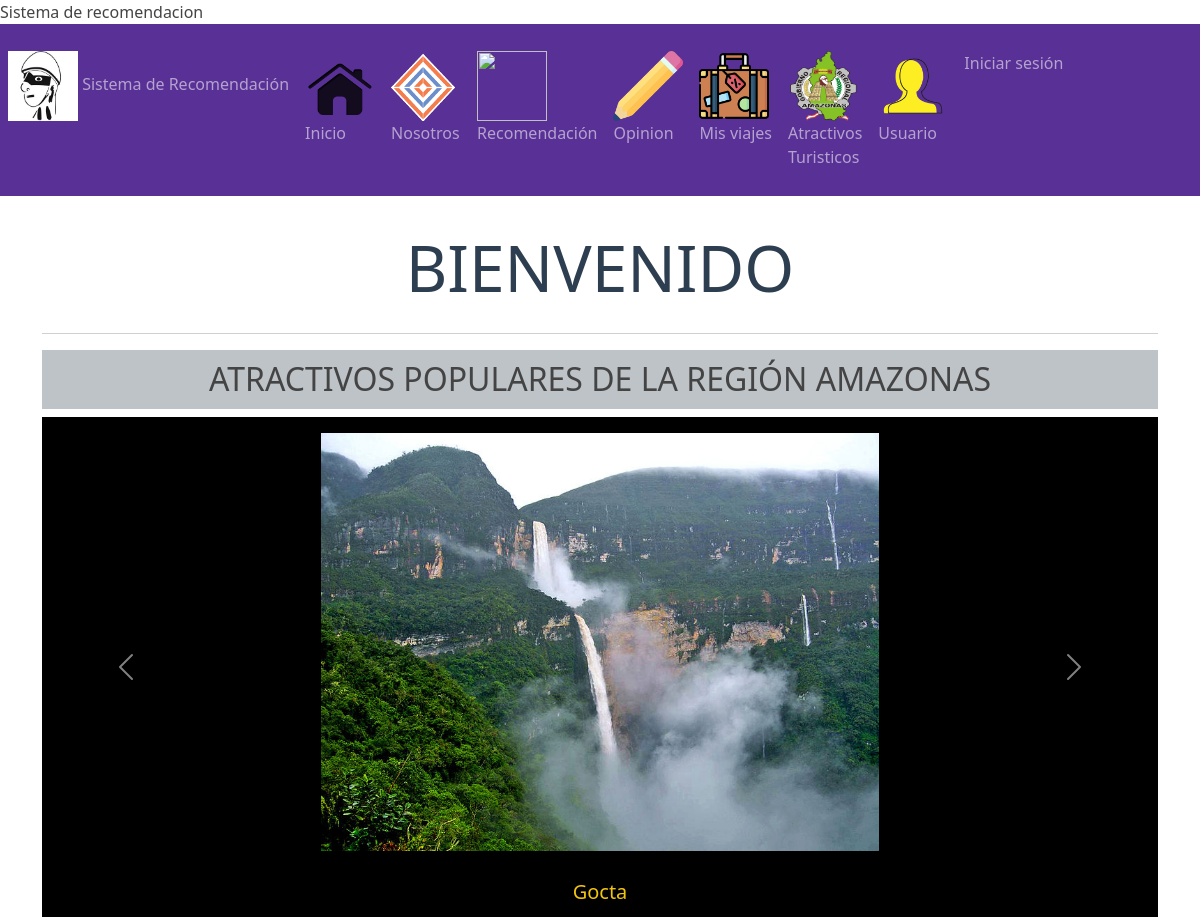
The page / on the database its author committed.
### tables this page shows
CREATE TABLE `atractivo_turistico` (
  `cod_atractivo_turistico` int(11) NOT NULL,
  `nombre_atractivo_turistico` varchar(50) NOT NULL,
  `imagen` varchar(1000) DEFAULT NULL,
  `descripcion` varchar(250) NOT NULL,
  `tipo_atractivo` varchar(50) NOT NULL,
  `provincia` varchar(50) NOT NULL,
  `tiempo_minimo` time NOT NULL,
  `tiempo_maximo` time NOT NULL,
  `latitud` varchar(15) NOT NULL,
  `longitud` varchar(15) NOT NULL,
  `altura` int(11) DEFAULT NULL,
  `precio_nacional` double DEFAULT NULL,
  `precio_extranjero` double DEFAULT NULL,
  `precio_guia` double DEFAULT NULL,
  `telefono` varchar(50) DEFAULT NULL,
  `clima` int(11) NOT NULL,
  `discapacidad` varchar(40) NOT NULL,
  `enfermedades` varchar(40) NOT NULL,
  `motivacion` int(11) NOT NULL,
  `actividad` int(11) NOT NULL,
  `presupuesto` double NOT NULL,
  `Hotel` int(11) NOT NULL,
  `Restaurante` int(11) NOT NULL
);

### index.php (the view, shortened to what this page needs)
<?php include("template/cabecera_nu.php");?>
    <div class="jumbotron">
        <h1 class="display-3">BIENVENIDO </h1>
        <hr class="my-2">
    </div>
    <?php
include('administrador/config/bd.php');
$sentenciaSQL = $conexion->prepare("SELECT * FROM atractivo_turistico ");
$sentenciaSQL->execute();
$listaAtractivos = $sentenciaSQL->fetchAll(PDO::FETCH_ASSOC);
?>
<h2>ATRACTIVOS POPULARES DE LA REGIÓN AMAZONAS</h2>
<div class="contenedor" >
      <div id="carouselExampleControls" class="carousel slide" data-bs-ride="carousel" >
  <div class="carousel-inner" id="mydiv">
  <?php
    $cont = 0;
    foreach ($listaAtractivos as $atractivo) {
      $actives='';
      if($cont == 0){
        $actives='active';
      }
    ?>
   <div class="carousel-item <?= $actives; ?>">
    <p> <center> <img src="./img_atractivos/<?php echo $atractivo['imagen']; ?>"  width="50%" heigth="50%"> </center><p>
     <center>  <h5 class="modal-title" id="exampleModalLabel"><?php echo $atractivo['nombre_atractivo_turistico'] ?></h5></center>
    </div>
    <?php
        $cont++;
    }
?>
    </div>
  <button class="carousel-control-prev" type="button" data-bs-target="#carouselExampleControls" data-bs-slide="prev">
    <span class="carousel-control-prev-icon" aria-hidden="true"></span>
  </button>
  <button class="carousel-control-next" type="button" data-bs-target="#carouselExampleControls" data-bs-slide="next">
    <span class="carousel-control-next-icon" aria-hidden="true"></span>
  </button>
</div>
</div>
<?php include("template/pie.php");?>

### carrusel.css (style rules this page uses)
* { margin: 0; padding: 0; box-sizing: border-box; }

### template/cabecera_nu.php (style rules this page uses)
h1 { font-weight: 800; text-align: center; color: #2c3e50; padding: 10px; }
h2 { font-weight: 800; text-align: center; background-color: #bdc3c7; padding: 10px; }
h5 { font-weight: 800; text-align: center; color: #f1c40f; padding: 10px; }
#mydiv { background-color:black; }

### rows shown on the page
atractivo_turistico: imagen (picture), nombre_atractivo_turistico "Gocta"
